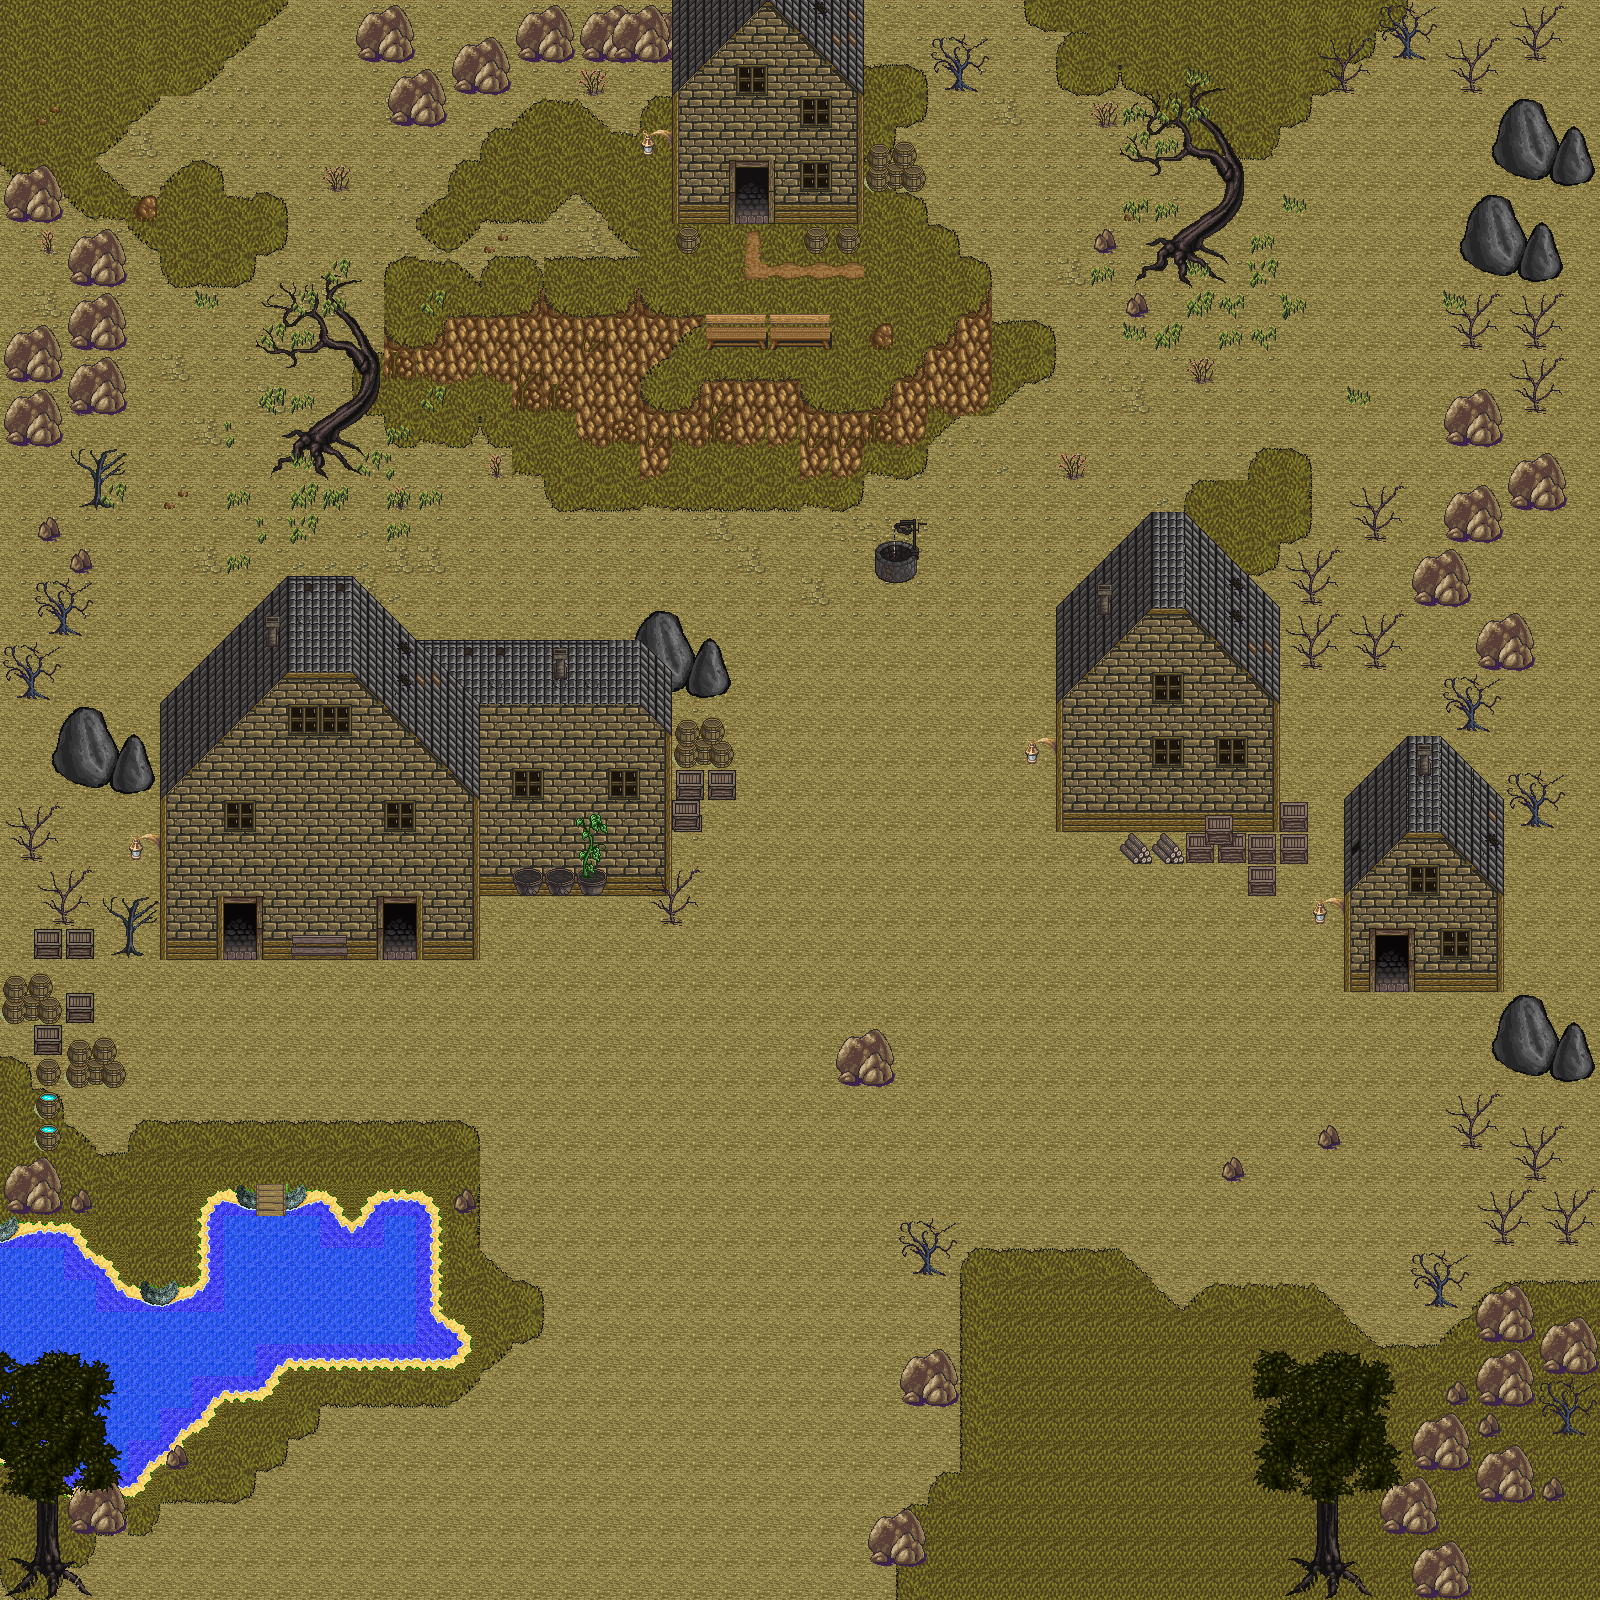

The image is a tile-based game level rendered from a .tmx file. Its description and source (layers, tilesets, objects; grid data summarised) follow:
An orthogonal 50x50 tile map with 32x32 px tiles, 8 tile layers (Collision, 1st, 2nd, 3rd, ...), 8 tilesets and 10 objects (sprodd1, sprodd2, sprodd3, spde7, spka, ...).

<map version="1.0" orientation="orthogonal" renderorder="right-down" width="50" height="50" tilewidth="32" tileheight="32" nextobjectid="18">
 <tileset firstgid="1" name="225835_hyptosis_tile-art-batch-1" tilewidth="32" tileheight="32" tilecount="900" columns="30">
  <image source="../Downloads/hyptosis tiles/225835_hyptosis_tile-art-batch-1.png" width="960" height="960" />
 </tileset>
 <tileset firstgid="901" name="225836_hyptosis_til-art-batch-2" tilewidth="32" tileheight="32" tilecount="900" columns="30">
  <image source="../Downloads/hyptosis tiles/225836_hyptosis_til-art-batch-2.png" width="960" height="960" />
 </tileset>
 <tileset firstgid="1801" name="225837_hyptosis_tile-art-batch-3" tilewidth="32" tileheight="32" tilecount="900" columns="30">
  <image source="../Downloads/hyptosis tiles/225837_hyptosis_tile-art-batch-3.png" width="960" height="960" />
 </tileset>
 <tileset firstgid="2701" name="225838_hyptosis_tile-art-batch-4" tilewidth="32" tileheight="32" tilecount="900" columns="30">
  <image source="../Downloads/hyptosis tiles/225838_hyptosis_tile-art-batch-4.png" width="960" height="960" />
 </tileset>
 <tileset firstgid="3601" name="225839_hyptosis_tile-art-batch-5" tilewidth="32" tileheight="32" tilecount="722" columns="19">
  <image source="../Downloads/hyptosis tiles/225839_hyptosis_tile-art-batch-5.png" width="636" height="1219" />
 </tileset>
 <tileset firstgid="4323" name="beach tileset" tilewidth="32" tileheight="32" tilecount="256" columns="8">
  <image source="../Downloads/hyptosis tiles/beach tileset.bmp" width="256" height="1024" />
 </tileset>
 <tileset firstgid="4579" name="beach tileset" tilewidth="32" tileheight="32" tilecount="256" columns="8">
  <image source="../Downloads/hyptosis tiles/beach tileset.png" width="256" height="1024" />
 </tileset>
 <tileset firstgid="4835" name="beach tileset" tilewidth="32" tileheight="32" tilecount="256" columns="8">
  <image source="../Downloads/hyptosis tiles/beach tileset.png" width="256" height="1024" />
 </tileset>
 <layer name="Collision" width="50" height="50">
  <data>[2500 cells, 597 non-empty, 6 distinct tile ids]</data>
 </layer>
 <layer name="1st" width="50" height="50">
  <data>[2500 cells, 2500 non-empty, 30 distinct tile ids]</data>
 </layer>
 <layer name="2nd" width="50" height="50">
  <data>[2500 cells, 455 non-empty, 71 distinct tile ids]</data>
 </layer>
 <layer name="3rd" width="50" height="50">
  <data>[2500 cells, 212 non-empty, 48 distinct tile ids]</data>
 </layer>
 <layer name="4th" width="50" height="50">
  <data>[2500 cells, 626 non-empty, 96 distinct tile ids]</data>
 </layer>
 <layer name="Kachelebene 6" width="50" height="50">
  <data>[2500 cells, 144 non-empty, 31 distinct tile ids]</data>
 </layer>
 <layer name="Kachelebene 7" width="50" height="50">
  <data>[2500 cells, 45 non-empty, 23 distinct tile ids]</data>
 </layer>
 <objectgroup name="Spawnpoints">
  <object id="4" name="sprodd1" x="304" y="968" width="32" height="24" />
  <object id="5" name="sprodd2" x="1376" y="992" width="32" height="32" />
  <object id="6" name="sprodd3" x="736" y="224" width="32" height="32" />
  <object id="14" name="spde7" x="32" y="64" width="32" height="32" />
  <object id="17" name="spka" x="608" y="1528" width="32" height="24" />
 </objectgroup>
 <objectgroup name="Exitpoints">
  <object id="1" name="exrodd1" x="224" y="912" width="192" height="32" />
  <object id="2" name="exrodd2" x="1376" y="944" width="32" height="32" />
  <object id="3" name="exrodd3" x="736" y="176" width="32" height="32" />
  <object id="11" name="exde7" x="0" y="0" width="24" height="168" />
  <object id="15" name="exka" x="96" y="1568" width="1192" height="32" />
 </objectgroup>
 <layer name="Battle" width="50" height="50">
  <data>[2500 cells, 539 non-empty, 1 distinct tile ids]</data>
 </layer>
</map>
